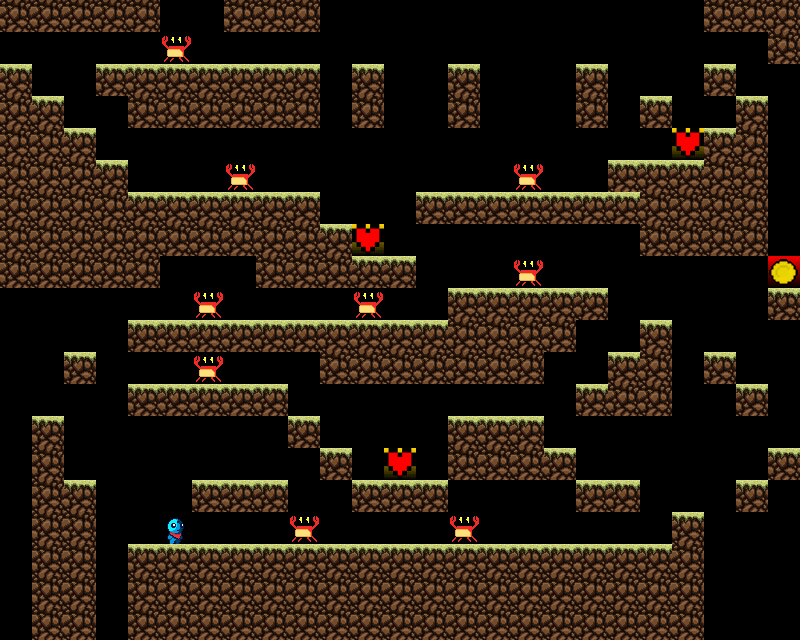

A 2D game scene composited from a Tiled map and its tileset images. What follows is a short description and the map's XML, with every tile layer's data as written:
An orthogonal 25x20 tile map with 32x32 px tiles, 1 tile layer (Tile Layer 1), 6 tilesets.

<map version="1.9" tiledversion="1.9.2" orientation="orthogonal" renderorder="right-down" width="25" height="20" tilewidth="32" tileheight="32" infinite="0" nextlayerid="2" nextobjectid="1">
 <tileset firstgid="1" source="grassTile.tsx" />
 <tileset firstgid="2" source="dirtTile.tsx" />
 <tileset firstgid="3" source="heartCollectible.tsx" />
 <tileset firstgid="4" source="playerSpawn.tsx" />
 <tileset firstgid="5" source="monsterSpawn.tsx" />
 <tileset firstgid="6" source="coinCollectible.tsx" />
 <layer id="1" name="Tile Layer 1" width="25" height="20">
  <data encoding="csv">
2,2,2,2,2,0,0,2,2,2,0,0,0,0,0,0,0,0,0,0,0,0,2,2,2,
0,0,0,0,0,5,0,0,0,0,0,0,0,0,0,0,0,0,0,0,0,0,0,0,2,
1,0,0,1,1,1,1,1,1,1,0,1,0,0,1,0,0,0,1,0,0,0,1,0,0,
2,1,0,0,2,2,2,2,2,2,0,2,0,0,2,0,0,0,2,0,1,0,0,1,0,
2,2,1,0,0,0,0,0,0,0,0,0,0,0,0,0,0,0,0,0,0,3,1,2,0,
2,2,2,1,0,0,0,5,0,0,0,0,0,0,0,0,5,0,0,1,1,1,2,2,0,
2,2,2,2,1,1,1,1,1,1,0,0,0,1,1,1,1,1,1,1,2,2,2,2,0,
2,2,2,2,2,2,2,2,2,2,1,3,0,0,0,0,0,0,0,0,2,2,2,2,0,
2,2,2,2,2,0,0,0,2,2,2,1,1,0,0,0,5,0,0,0,0,0,0,0,6,
0,0,0,0,0,0,5,0,0,0,0,5,0,0,1,1,1,1,1,0,0,0,0,0,1,
0,0,0,0,1,1,1,1,1,1,1,1,1,1,2,2,2,2,0,0,1,0,0,0,0,
0,0,1,0,0,0,5,0,0,0,2,2,2,2,2,2,2,0,0,1,2,0,1,0,0,
0,0,0,0,1,1,1,1,1,0,0,0,0,0,0,0,0,0,1,2,2,0,0,1,0,
0,1,0,0,0,0,0,0,0,1,0,0,0,0,1,1,1,0,0,0,0,0,0,0,0,
0,2,0,0,0,0,0,0,0,0,1,0,3,0,2,2,2,1,0,0,0,0,0,0,1,
0,2,1,0,0,0,1,1,1,0,0,1,1,1,0,0,0,0,1,1,0,0,0,1,0,
0,2,2,0,0,4,0,0,0,5,0,0,0,0,5,0,0,0,0,0,0,1,0,0,0,
0,2,2,0,1,1,1,1,1,1,1,1,1,1,1,1,1,1,1,1,1,2,0,0,0,
0,2,2,0,2,2,2,2,2,2,2,2,2,2,2,2,2,2,2,2,2,2,0,0,0,
0,2,2,0,2,2,2,2,2,2,2,2,2,2,2,2,2,2,2,2,2,2,0,0,0
</data>
 </layer>
</map>